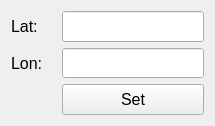
       <widget class="QWidget" name="GPS">
        <property name="geometry">
         <rect>
          <x>0</x>
          <y>0</y>
          <width>215</width>
          <height>126</height>
         </rect>
        </property>
        <attribute name="label">
         <string>GPS</string>
        </attribute>
        <layout class="QGridLayout" name="gridLayout">
         <item row="0" column="0">
          <widget class="QLabel" name="label_6">
           <property name="font">
            <font>
             <pointsize>12</pointsize>
            </font>
           </property>
           <property name="text">
            <string>Lat:</string>
           </property>
          </widget>
         </item>
         <item row="0" column="1">
          <widget class="QLineEdit" name="text_longInput_2">
           <property name="sizePolicy">
            <sizepolicy hsizetype="Preferred" vsizetype="Preferred">
             <horstretch>0</horstretch>
             <verstretch>0</verstretch>
            </sizepolicy>
           </property>
           <property name="minimumSize">
            <size>
             <width>0</width>
             <height>0</height>
            </size>
           </property>
           <property name="font">
            <font>
             <pointsize>12</pointsize>
            </font>
           </property>
           <property name="autoFillBackground">
            <bool>true</bool>
           </property>
          </widget>
         </item>
         <item row="1" column="0">
          <widget class="QLabel" name="label_8">
           <property name="font">
            <font>
             <pointsize>12</pointsize>
            </font>
           </property>
           <property name="text">
            <string>Lon:</string>
           </property>
          </widget>
         </item>
         <item row="1" column="1">
          <widget class="QLineEdit" name="text_latInput_2">
           <property name="sizePolicy">
            <sizepolicy hsizetype="Preferred" vsizetype="Preferred">
             <horstretch>0</horstretch>
             <verstretch>0</verstretch>
            </sizepolicy>
           </property>
           <property name="font">
            <font>
             <pointsize>12</pointsize>
            </font>
           </property>
           <property name="autoFillBackground">
            <bool>true</bool>
           </property>
          </widget>
         </item>
         <item row="2" column="1">
          <widget class="QCustomButton" name="toolButton_gps_update">
           <property name="sizePolicy">
            <sizepolicy hsizetype="Preferred" vsizetype="Preferred">
             <horstretch>0</horstretch>
             <verstretch>0</verstretch>
            </sizepolicy>
           </property>
           <property name="font">
            <font>
             <pointsize>12</pointsize>
            </font>
           </property>
           <property name="text">
            <string>Set</string>
           </property>
           <property name="checkable">
            <bool>false</bool>
           </property>
          </widget>
         </item>
        </layout>
       </widget>
